Frame 1 (no input): blank canvas, image omitted
Frame 60 (the mouse pressed at the canvas centre just before this capture): blank canvas, image omitted
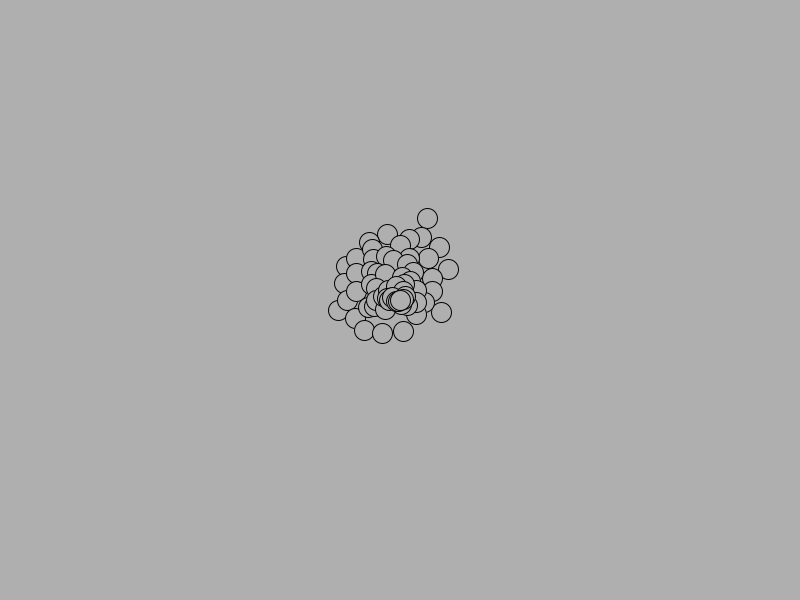
Frame 120 (the mouse held since frame 60 and released just before this capture)

The Processing sketch whose frames 1 and 60 were blank and that drew this single picture after the mouse press (run headless with seeded random() and noise(); from frame 60 on, the mouse is pressed at the canvas centre):

// Processing sketch: True_Flock
// ── True_Flock.pde
Agent[] Agents;
int maxAgents, currentAgent, agentNum;
PVector mouse;
void setup(){
  size(800, 600);
  currentAgent = 0;
  agentNum = 0;
  maxAgents = 500;
  Agents = new Agent[maxAgents];
  frameRate(60);
}

void draw() {
  background(175);
  mouse = new PVector(mouseX, mouseY);
  if(mousePressed){
    if((currentAgent < maxAgents) && (agentNum < maxAgents)){
      Agents[currentAgent] = new Agent(mouse, 10, .1);
      currentAgent++;
      agentNum++;
    } else if (currentAgent < maxAgents && agentNum == maxAgents) {
      Agents[currentAgent] = new Agent(mouse, 10, .1);
      currentAgent++;
    } else {
      currentAgent = 0;
      Agents[currentAgent] = new Agent(mouse, 10, .1);
    }
  }
  
  for(int i = 0; i < agentNum; i++){
      Agents[i].separate(Agents, 20);
      Agents[i].follow(Agents);
      Agents[i].update();
      Agents[i].display();
    
  }
}

// ── Agent.pde
class Agent {
 PVector pos, vel, acc, steer;
 float maxSpeed, maxForce, r;
 boolean arrived;
 
 Agent (float _px,float _py, float _ms, float _mf) {
   pos = new PVector(_px, _py);
   vel = new PVector(random(-20, 20), random(-20, 20));
   acc = new PVector(0, 0);
   maxSpeed = _ms;
   maxForce = _mf;
   r = 20;
   arrived = false;
 }
 
 Agent (PVector _p, float _ms, float _mf) {
   pos = _p;
   vel = new PVector(random(-200, 200), random(-200, 200));
   acc = new PVector(0, 0);
   maxSpeed = _ms;
   maxForce = _mf;
   r = 20;
   arrived = false;
 }
 
 void update(){
  vel.add(acc);
  vel.limit(maxSpeed);
  pos.add(vel);
  acc.mult(0);
  edgeLoop();
 }
 
 void display(){
  float theta = vel.heading() + PI/2;
    fill(175);
    stroke(0);
    pushMatrix();
    translate(pos.x, pos.y);
    ellipse(0, 0, r, r);
    popMatrix();
 }
 
 
 void seek(PVector target){
   PVector desired = PVector.sub(target, pos);
   
   float d = desired.mag();;
   
   if(d < 100){
     float m =  map(d, 0, 100, 0, maxSpeed);
     desired.setMag(m);
   } else {
     desired.setMag(maxSpeed);
   }
   
   PVector steer = PVector.sub(desired, vel);
   steer.limit(maxForce);
   addForce(steer);
 }
 
 void edgeLoop(){
   if(pos.x > width){
    pos.x = 0;
   } else if(pos.x < 0){
     pos.x = width - 10;
   }
   if(pos.y > height){
    pos.y = 0;
   } else if(pos.y < 0){
     pos.y = height - 10;
   }
 }
 
 void addForce(PVector force){
   // I could add mass here if I want A = F / M
   acc.add(force);
 }
 
 void seek(float _t1, float _t2){
   PVector target = new PVector(_t1, _t2);
   seek(target);
 }
 
 void separate (Agent[] agents, float minSep) {
    float desiredseparation = minSep;
    PVector sum = new PVector();
    int count = 0;
    
    for (int i = 0; i < agentNum; i++) {
      float d = PVector.dist(pos, agents[i].pos);
      // If the distance is greater than 0 and less than an arbitrary amount (0 when you are yourself)
      if ((d > 0) && (d < desiredseparation)) {
        // Calculate vector pointing away from neighbor
        PVector diff = PVector.sub(pos, agents[i].pos);
        diff.normalize();
        diff.div(d);        // Weight by distance
        sum.add(diff);
        count++;            // Keep track of how many
      }
    }
    // Average -- divide by how many
    if (count > 0) {
      // Our desired vector is moving away maximum speed
      sum.setMag(maxSpeed);
      PVector steer = PVector.sub(sum, vel);
      steer.limit(maxForce);
      addForce(steer);
    }
  }
  
  void follow (Agent[] agents){
    float desiredattraction = r * 2;
    PVector sum = new PVector();
    int count = 0;
    
    for (int i = 0; i < agentNum; i++) {
      float d = PVector.dist(pos, agents[i].pos);
      // If the distance is greater than 0 and less than an arbitrary amount (0 when you are yourself)
      if ((d > 0) && (d < desiredattraction)) {
        // Calculate vector pointing away from neighbor
        PVector diff = agents[i].vel;
        diff.normalize();
        diff.div(1);        // Weight by distance
        sum.add(diff);
        count++;            // Keep track of how many
      }
    }
    // Average -- divide by how many
    if (count > 0) {
      // Our desired vector is moving away maximum speed
      sum.setMag(maxSpeed);
      PVector steer = PVector.sub(sum, vel);
      steer.limit(maxForce);
      addForce(steer);
    }
  }
  
  void attract (Agent[] agents, float minSep) {
    float desiredattraction = r * 2;
    PVector sum = new PVector();
    int count = 0;
    
    for (int i = 0; i < agentNum; i++) {
      float d = PVector.dist(pos, agents[i].pos);
      // If the distance is greater than 0 and less than an arbitrary amount (0 when you are yourself)
      if ((d > 0) && (d < desiredattraction)) {
        // Calculate vector pointing away from neighbor
        PVector diff = PVector.sub(pos, agents[i].pos);
        diff.normalize();
        diff.div(d);        // Weight by distance
        sum.add(diff);
        count++;            // Keep track of how many
      }
    }
    // Average -- divide by how many
    if (count > 0) {
      // Our desired vector is moving away maximum speed
      sum.setMag(-maxSpeed);
      PVector steer = PVector.sub(sum, vel);
      steer.limit(maxForce);
      addForce(steer);
    }
  }
}
